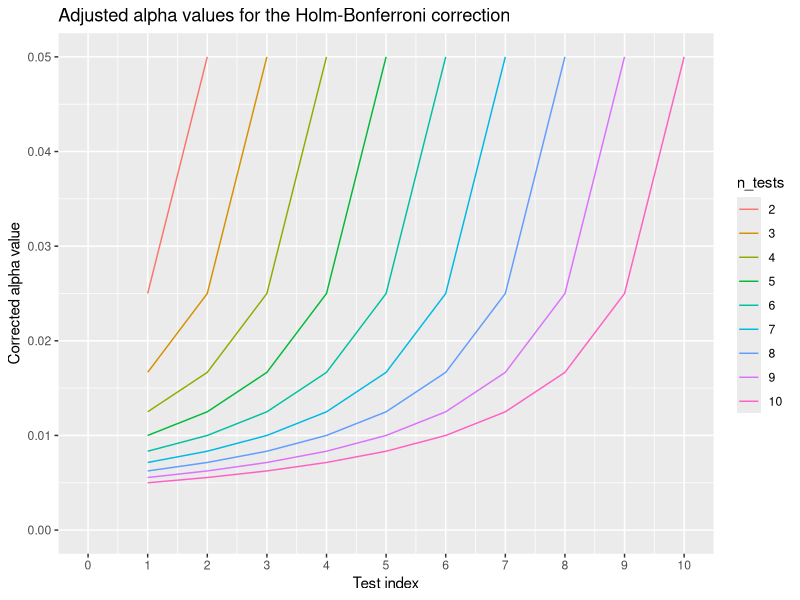

Recreate this plot in R.

create_table <- function(n_tests) {
  t <- tibble::tibble(
    i = seq(1, n_tests),
    alpha = 0.05
  )

  t$alpha_corrected <- t$alpha / (n_tests + 1 - t$i)
  t
}
list_of_tables <- list()

for (n_tests in seq(2, 10)) {
  t <- create_table(n_tests)
  t$n_tests <- n_tests
  list_of_tables[[n_tests]] <- t
}

t <- dplyr::bind_rows(list_of_tables)
t$n_tests <- as.factor(t$n_tests)

ggplot2::ggplot(t, ggplot2::aes(x = i, y = alpha_corrected, color = n_tests)) +
  ggplot2::geom_line() +
  ggplot2::scale_y_continuous("Corrected alpha value", limits = c(0, NA)) +
  ggplot2::scale_x_continuous("Test index", breaks = seq(0, 10), limits = c(0, NA)) +
  ggplot2::labs(title = "Adjusted alpha values for the Holm-Bonferroni correction")

ggplot2::ggsave("holm_bonferroni_correction.png", width = 7, height = 7)
